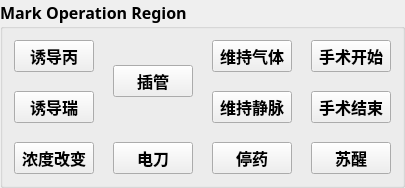
         <widget class="QGroupBox" name="mark_groupBox">
          <property name="sizePolicy">
           <sizepolicy hsizetype="Preferred" vsizetype="Fixed">
            <horstretch>0</horstretch>
            <verstretch>0</verstretch>
           </sizepolicy>
          </property>
          <property name="font">
           <font>
            <family>华文新魏</family>
            <pointsize>12</pointsize>
            <weight>75</weight>
            <bold>true</bold>
           </font>
          </property>
          <property name="title">
           <string>Mark Operation Region</string>
          </property>
          <layout class="QGridLayout" name="gridLayout_6">
           <item row="0" column="0">
            <layout class="QVBoxLayout" name="verticalLayout_4">
             <item>
              <layout class="QHBoxLayout" name="horizontalLayout_12">
               <item>
                <layout class="QVBoxLayout" name="verticalLayout_5">
                 <item>
                  <widget class="QPushButton" name="Mark11_Button">
                   <property name="sizePolicy">
                    <sizepolicy hsizetype="Fixed" vsizetype="Fixed">
                     <horstretch>0</horstretch>
                     <verstretch>0</verstretch>
                    </sizepolicy>
                   </property>
                   <property name="font">
                    <font>
                     <pointsize>12</pointsize>
                    </font>
                   </property>
                   <property name="text">
                    <string>诱导丙</string>
                   </property>
                  </widget>
                 </item>
                 <item>
                  <spacer name="verticalSpacer_9">
                   <property name="orientation">
                    <enum>Qt::Vertical</enum>
                   </property>
                   <property name="sizeType">
                    <enum>QSizePolicy::Fixed</enum>
                   </property>
                   <property name="sizeHint" stdset="0">
                    <size>
                     <width>20</width>
                     <height>13</height>
                    </size>
                   </property>
                  </spacer>
                 </item>
                 <item>
                  <widget class="QPushButton" name="Mark12_Button">
                   <property name="sizePolicy">
                    <sizepolicy hsizetype="Fixed" vsizetype="Fixed">
                     <horstretch>0</horstretch>
                     <verstretch>0</verstretch>
                    </sizepolicy>
                   </property>
                   <property name="font">
                    <font>
                     <pointsize>12</pointsize>
                    </font>
                   </property>
                   <property name="text">
                    <string>诱导瑞</string>
                   </property>
                  </widget>
                 </item>
                </layout>
               </item>
               <item>
                <spacer name="horizontalSpacer_20">
                 <property name="orientation">
                  <enum>Qt::Horizontal</enum>
                 </property>
                 <property name="sizeType">
                  <enum>QSizePolicy::Fixed</enum>
                 </property>
                 <property name="sizeHint" stdset="0">
                  <size>
                   <width>13</width>
                   <height>20</height>
                  </size>
                 </property>
                </spacer>
               </item>
               <item>
                <layout class="QVBoxLayout" name="verticalLayout_7">
                 <item>
                  <spacer name="verticalSpacer_13">
                   <property name="orientation">
                    <enum>Qt::Vertical</enum>
                   </property>
                   <property name="sizeType">
                    <enum>QSizePolicy::Fixed</enum>
                   </property>
                   <property name="sizeHint" stdset="0">
                    <size>
                     <width>20</width>
                     <height>13</height>
                    </size>
                   </property>
                  </spacer>
                 </item>
                 <item>
                  <widget class="QPushButton" name="Mark2_Button">
                   <property name="sizePolicy">
                    <sizepolicy hsizetype="Fixed" vsizetype="Fixed">
                     <horstretch>0</horstretch>
                     <verstretch>0</verstretch>
                    </sizepolicy>
                   </property>
                   <property name="font">
                    <font>
                     <pointsize>12</pointsize>
                    </font>
                   </property>
                   <property name="text">
                    <string>插管</string>
                   </property>
                  </widget>
                 </item>
                 <item>
                  <spacer name="verticalSpacer_12">
                   <property name="orientation">
                    <enum>Qt::Vertical</enum>
                   </property>
                   <property name="sizeType">
                    <enum>QSizePolicy::Fixed</enum>
                   </property>
                   <property name="sizeHint" stdset="0">
                    <size>
                     <width>20</width>
                     <height>13</height>
                    </size>
                   </property>
                  </spacer>
                 </item>
                </layout>
               </item>
               <item>
                <spacer name="horizontalSpacer_22">
                 <property name="orientation">
                  <enum>Qt::Horizontal</enum>
                 </property>
                 <property name="sizeType">
                  <enum>QSizePolicy::Fixed</enum>
                 </property>
                 <property name="sizeHint" stdset="0">
                  <size>
                   <width>13</width>
                   <height>20</height>
                  </size>
                 </property>
                </spacer>
               </item>
               <item>
                <layout class="QVBoxLayout" name="verticalLayout_6">
                 <item>
                  <widget class="QPushButton" name="Mark31_Button">
                   <property name="sizePolicy">
                    <sizepolicy hsizetype="Fixed" vsizetype="Fixed">
                     <horstretch>0</horstretch>
                     <verstretch>0</verstretch>
                    </sizepolicy>
                   </property>
                   <property name="font">
                    <font>
                     <pointsize>12</pointsize>
                    </font>
                   </property>
                   <property name="text">
                    <string>维持气体</string>
                   </property>
                  </widget>
                 </item>
                 <item>
                  <spacer name="verticalSpacer_10">
                   <property name="orientation">
                    <enum>Qt::Vertical</enum>
                   </property>
                   <property name="sizeType">
                    <enum>QSizePolicy::Fixed</enum>
                   </property>
                   <property name="sizeHint" stdset="0">
                    <size>
                     <width>20</width>
                     <height>13</height>
                    </size>
                   </property>
                  </spacer>
                 </item>
                 <item>
                  <widget class="QPushButton" name="Mark32_Button">
                   <property name="sizePolicy">
                    <sizepolicy hsizetype="Fixed" vsizetype="Fixed">
                     <horstretch>0</horstretch>
                     <verstretch>0</verstretch>
                    </sizepolicy>
                   </property>
                   <property name="font">
                    <font>
                     <pointsize>12</pointsize>
                    </font>
                   </property>
                   <property name="text">
                    <string>维持静脉</string>
                   </property>
                  </widget>
                 </item>
                </layout>
               </item>
               <item>
                <spacer name="horizontalSpacer_27">
                 <property name="orientation">
                  <enum>Qt::Horizontal</enum>
                 </property>
                 <property name="sizeType">
                  <enum>QSizePolicy::Fixed</enum>
                 </property>
                 <property name="sizeHint" stdset="0">
                  <size>
                   <width>13</width>
                   <height>20</height>
                  </size>
                 </property>
                </spacer>
               </item>
               <item>
                <layout class="QVBoxLayout" name="verticalLayout">
                 <item>
                  <widget class="QPushButton" name="Mark4_Button">
                   <property name="sizePolicy">
                    <sizepolicy hsizetype="Fixed" vsizetype="Fixed">
                     <horstretch>0</horstretch>
                     <verstretch>0</verstretch>
                    </sizepolicy>
                   </property>
                   <property name="font">
                    <font>
                     <pointsize>12</pointsize>
                    </font>
                   </property>
                   <property name="text">
                    <string>手术开始</string>
                   </property>
                  </widget>
                 </item>
                 <item>
                  <spacer name="verticalSpacer_15">
                   <property name="orientation">
                    <enum>Qt::Vertical</enum>
                   </property>
                   <property name="sizeType">
                    <enum>QSizePolicy::Fixed</enum>
                   </property>
                   <property name="sizeHint" stdset="0">
                    <size>
                     <width>20</width>
                     <height>13</height>
                    </size>
                   </property>
                  </spacer>
                 </item>
                 <item>
                  <widget class="QPushButton" name="Mark5_Button">
                   <property name="sizePolicy">
                    <sizepolicy hsizetype="Fixed" vsizetype="Fixed">
                     <horstretch>0</horstretch>
                     <verstretch>0</verstretch>
                    </sizepolicy>
                   </property>
                   <property name="font">
                    <font>
                     <pointsize>12</pointsize>
                    </font>
                   </property>
                   <property name="text">
                    <string>手术结束</string>
                   </property>
                  </widget>
                 </item>
                </layout>
               </item>
              </layout>
             </item>
             <item>
              <spacer name="verticalSpacer_11">
               <property name="orientation">
                <enum>Qt::Vertical</enum>
               </property>
               <property name="sizeType">
                <enum>QSizePolicy::Fixed</enum>
               </property>
               <property name="sizeHint" stdset="0">
                <size>
                 <width>20</width>
                 <height>13</height>
                </size>
               </property>
              </spacer>
             </item>
             <item>
              <layout class="QHBoxLayout" name="horizontalLayout_11">
               <item>
                <widget class="QPushButton" name="Mark8_Button">
                 <property name="sizePolicy">
                  <sizepolicy hsizetype="Fixed" vsizetype="Fixed">
                   <horstretch>0</horstretch>
                   <verstretch>0</verstretch>
                  </sizepolicy>
                 </property>
                 <property name="font">
                  <font>
                   <pointsize>12</pointsize>
                  </font>
                 </property>
                 <property name="text">
                  <string>浓度改变</string>
                 </property>
                </widget>
               </item>
               <item>
                <spacer name="horizontalSpacer_23">
                 <property name="orientation">
                  <enum>Qt::Horizontal</enum>
                 </property>
                 <property name="sizeType">
                  <enum>QSizePolicy::Fixed</enum>
                 </property>
                 <property name="sizeHint" stdset="0">
                  <size>
                   <width>13</width>
                   <height>20</height>
                  </size>
                 </property>
                </spacer>
               </item>
               <item>
                <widget class="QPushButton" name="Mark6_Button">
                 <property name="sizePolicy">
                  <sizepolicy hsizetype="Fixed" vsizetype="Fixed">
                   <horstretch>0</horstretch>
                   <verstretch>0</verstretch>
                  </sizepolicy>
                 </property>
                 <property name="font">
                  <font>
                   <pointsize>12</pointsize>
                  </font>
                 </property>
                 <property name="text">
                  <string>电刀</string>
                 </property>
                </widget>
               </item>
               <item>
                <spacer name="horizontalSpacer_24">
                 <property name="orientation">
                  <enum>Qt::Horizontal</enum>
                 </property>
                 <property name="sizeType">
                  <enum>QSizePolicy::Fixed</enum>
                 </property>
                 <property name="sizeHint" stdset="0">
                  <size>
                   <width>13</width>
                   <height>20</height>
                  </size>
                 </property>
                </spacer>
               </item>
               <item>
                <widget class="QPushButton" name="Mark7_Button">
                 <property name="sizePolicy">
                  <sizepolicy hsizetype="Fixed" vsizetype="Fixed">
                   <horstretch>0</horstretch>
                   <verstretch>0</verstretch>
                  </sizepolicy>
                 </property>
                 <property name="font">
                  <font>
                   <pointsize>12</pointsize>
                  </font>
                 </property>
                 <property name="text">
                  <string>停药</string>
                 </property>
                </widget>
               </item>
               <item>
                <spacer name="horizontalSpacer_26">
                 <property name="orientation">
                  <enum>Qt::Horizontal</enum>
                 </property>
                 <property name="sizeType">
                  <enum>QSizePolicy::Fixed</enum>
                 </property>
                 <property name="sizeHint" stdset="0">
                  <size>
                   <width>13</width>
                   <height>20</height>
                  </size>
                 </property>
                </spacer>
               </item>
               <item>
                <widget class="QPushButton" name="Mark9_Button">
                 <property name="sizePolicy">
                  <sizepolicy hsizetype="Fixed" vsizetype="Fixed">
                   <horstretch>0</horstretch>
                   <verstretch>0</verstretch>
                  </sizepolicy>
                 </property>
                 <property name="font">
                  <font>
                   <pointsize>12</pointsize>
                  </font>
                 </property>
                 <property name="text">
                  <string>苏醒</string>
                 </property>
                </widget>
               </item>
              </layout>
             </item>
            </layout>
           </item>
          </layout>
         </widget>
